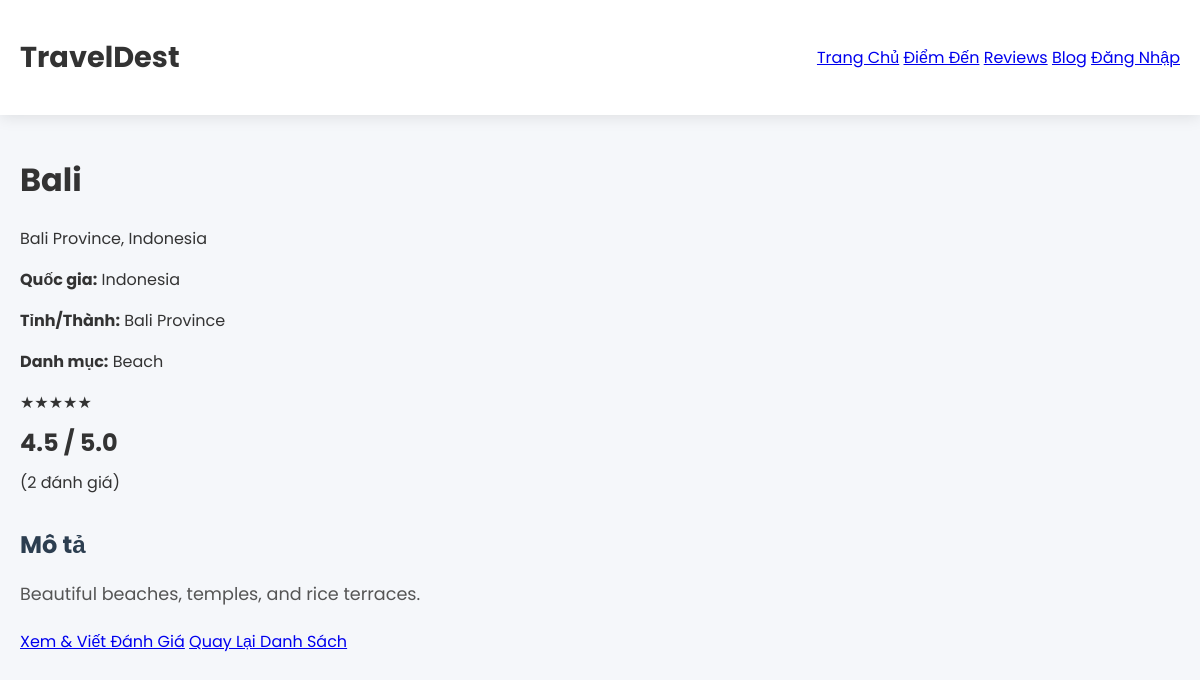
Screenshot of /detail.php?id=1 with the database file from the repository.
### tables this page shows
CREATE TABLE IF NOT EXISTS destinations (
    destination_id INT AUTO_INCREMENT PRIMARY KEY,
    name VARCHAR(100) NOT NULL,
    country VARCHAR(100) NOT NULL,
    description TEXT,
    image_url VARCHAR(10000),
     category VARCHAR(50),
    province VARCHAR(100)
);

### detail.php (the view, shortened to what this page needs)
<?php
include 'config.php';
$id = isset($_GET['id']) ? intval($_GET['id']) : 0;
$stmt = $conn->prepare("SELECT * FROM destinations WHERE destination_id = ?");
$stmt->bind_param("i", $id);
$stmt->execute();
$result = $stmt->get_result();
$dest = $result->fetch_assoc();
$stats = $conn->query("
    SELECT COUNT(*) as total, ROUND(AVG(rating),1) as avg_rating
    FROM reviews WHERE destination_id = $id
")->fetch_assoc();
$total_reviews = $stats['total'] ?? 0;
$avg_rating = $stats['avg_rating'] ?? 0;
?>
<!DOCTYPE html>
<html lang="vi">
<head>
    <link href="stylesheet" href="https://cdn.jsdelivr.net/npm/remixicon@4.2.0/fonts/remixicon.css">
</head>
<body>
<header>
    <div class="container nav">
        <div class="logo">TravelDest</div>
        <div class="nav-menu">
            <a href="landing.php">Trang Chủ</a>
            <a href="destinations.php">Điểm Đến</a>
            <a href="all_reviews.php">Reviews</a>
            <a href="blogs.php">Blog</a>
            <?php if (!isset($_SESSION['user_id'])): ?>
                <a href="login.php" class="btn">Đăng Nhập</a>
            <?php else: ?>
                <span>Xin chào, <?=htmlspecialchars($_SESSION['username'])?></span>
                <a href="logout.php" class="btn" style="background:#dc3545">Đăng Xuất</a>
            <?php endif; ?>
        </div>
    </div>
</header>
<div class="container">
    <div class="hero">
        <h1><?= htmlspecialchars($dest['name']) ?></h1>
        <p><?= htmlspecialchars($dest['province'] ? $dest['province'].', ' : '') ?><?= htmlspecialchars($dest['country']) ?></p>
    </div>
    <div class="content">
        <div class="info-grid">
            <div>
                <p><strong>Quốc gia:</strong> <?= htmlspecialchars($dest['country']) ?></p>
                <?php if ($dest['province']): ?>
                    <p><strong>Tỉnh/Thành:</strong> <?= htmlspecialchars($dest['province']) ?></p>
                <?php endif; ?>
                <?php if ($dest['category']): ?>
                    <p><strong>Danh mục:</strong> <?= htmlspecialchars($dest['category']) ?></p>
                <?php endif; ?>
            </div>
            <div class="rating-box">
                <div class="stars"><?= str_repeat('★', round($avg_rating)) ?><?= str_repeat('☆', 5-round($avg_rating)) ?></div>
                <div style="font-size:1.5rem; margin:10px 0;"><strong><?= $avg_rating ?: 'Chưa có' ?> / 5.0</strong></div>
                <div>(<?= $total_reviews ?> đánh giá)</div>
            </div>
        </div>
        <h2 style="color:var(--dark); margin:2rem 0 1rem;">Mô tả</h2>
        <p style="font-size:1.1rem; line-height:1.8; color:#555;">
            <?= nl2br(htmlspecialchars($dest['description'])) ?>
        </p>
        <div class="actions">
            <a href="reviews.php?destination_id=<?= $id ?>" class="btn-primary">Xem & Viết Đánh Giá</a>
            <a href="destinations.php" class="btn-secondary">Quay Lại Danh Sách</a>
        </div>
    </div>
</div>
</body>
</html>

### rows the page displays
destinations: name "Bali", province "Bali Province,", country "Indonesia", province "Bali Province", category "Beach", description "Beautiful beaches, temples, and rice terraces."

### other values shown
str_repeat('★', round($avg_rating)) "★★★★★"
$avg_rating ?: 'Chưa có' "4.5"
$total_reviews "2"
